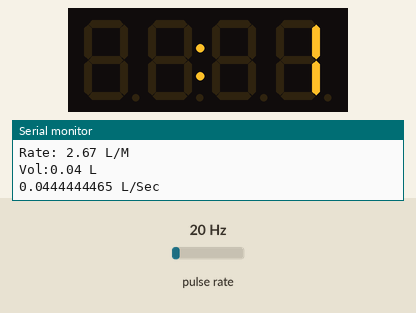
A sketch run on a simulated Arduino Uno, built with avr-gcc and run on an emulated ATmega328P. On the bench: 4-digit seven-segment display, the last lines printed to the serial monitor. Wiring (inferred from the names in the program): pulse sensor: data pin 3. The test bench sets the inputs (shaded band); at power-on: pulse rate 20 Hz.

Above: at 1.6 s.
1.7 s: pulse rate (sensor on pin 3) set to 50 Hz
At 3.7 s:
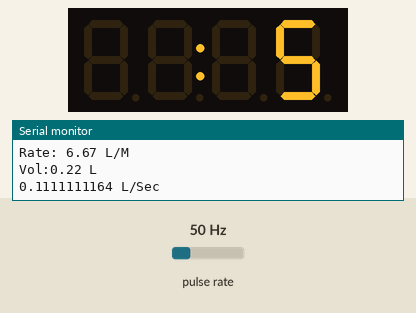
4.7 s: pulse rate (sensor on pin 3) set to 4 Hz
At 5.8 s:
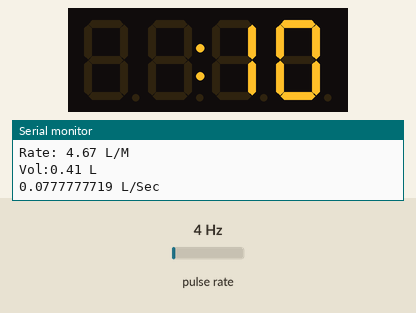
7.5 s: pulse rate (sensor on pin 3) set to 100 Hz
At 9.5 s:
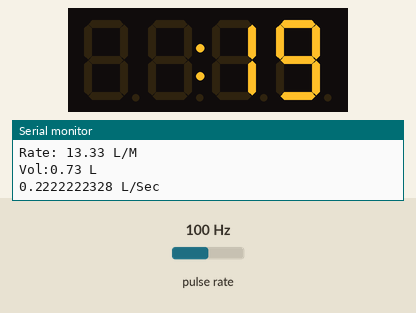
Timing chart, 0 to 11.0 s (numbered marks = the images above; inputs shaded):
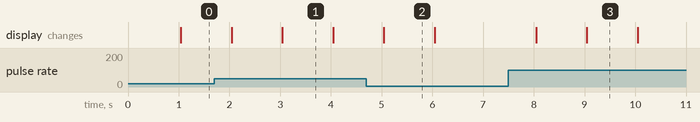

The sketch:

flow-meter.ino
```cpp
#include <Arduino.h>
#include <TM1637Display.h>

// Grove TM1637 display module connection pins (Digital Pins)
#define CLK 2
#define DIO 4

TM1637Display display(CLK, DIO);

volatile int flow_frequency; // Measures flow sensor pulses
float vol = 0.0,l_minute;
unsigned char flowsensor = 3; // YF-S201 water sensor input
unsigned long currentTime;
unsigned long cloopTime;


void flow () // Interrupt function
{
   flow_frequency++;
}

void setup()
{
   display.setBrightness(0x0f);
   display.showNumberDecEx( 0 );

   pinMode(flowsensor, INPUT);
   digitalWrite(flowsensor, HIGH);
   Serial.begin(9600);

   attachInterrupt(digitalPinToInterrupt(flowsensor), flow, RISING); // Setup Interrupt

   Serial.println("Water Flow Meter");

   currentTime = millis();
   cloopTime = currentTime;
}

void loop ()
{
   currentTime = millis();

   // Every second, calculate and print litres/hour
   if(currentTime >= (cloopTime + 1000))
   {
    cloopTime = currentTime; // Updates cloopTime
    if(flow_frequency != 0){
      // Pulse frequency (Hz) = 7.5Q, Q is flow rate in L/min.
      l_minute = (flow_frequency / 7.5); // (Pulse frequency x 60 min) / 7.5Q = flowrate in L/hour

      Serial.print("Rate: ");
      Serial.print(l_minute);
      Serial.println(" L/M");

      l_minute = l_minute/60;
      vol = vol + l_minute;

      Serial.print("Vol:");
      Serial.print(vol);
      Serial.println(" L");

      flow_frequency = 0; // Reset Counter

      Serial.print(l_minute, DEC); // Print litres/hour
      Serial.println(" L/Sec");

      display.showNumberDecEx( (vol * 0.264) * 100, 0b01000000 );
    }
    else {
      Serial.println(" flow rate = 0 ");

      Serial.print("Rate: ");
      Serial.print( flow_frequency );
      Serial.println(" L/M");

      Serial.print("Vol:");
      Serial.print(vol);
      Serial.println(" L");
    }
   }
}
```

Measured:
- what the display in image 1 shows lasts 1.0 s, from 3.0 s to 4.0 s
